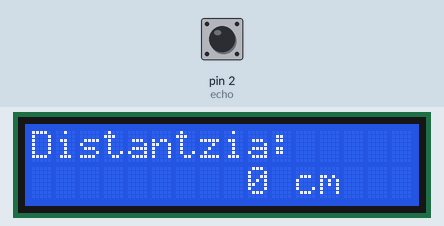
The sketch below on a simulated Arduino Uno, built with avr-gcc and run on an emulated ATmega328P. Parts: 16×2 character LCD. The inputs (shaded band) are chosen by the test bench; at power-on: pin 2 (echo) LOW. What the sketch prints to the serial monitor is not drawn.

Above: at 1.7 s.
1.8 s: pin 2 (echo) pulsed HIGH 2 times (0.12 s each, 0.3 s apart)
At 2.9 s:
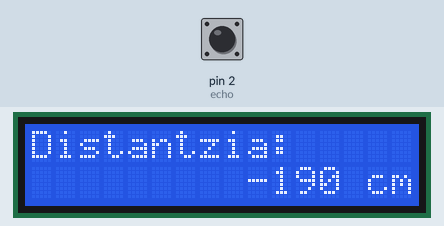
At 4.7 s:
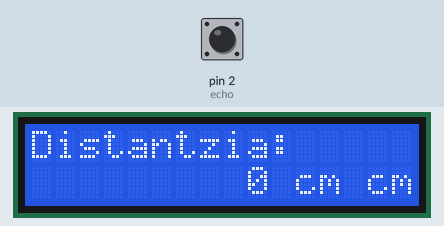
Timing chart, 0 to 6.2 s (numbered marks = the images above; inputs shaded):
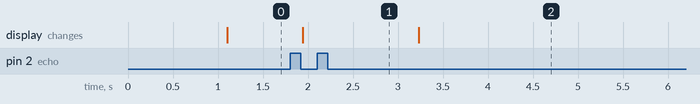

Measured:
- after the input at 1.8 s, the display: changes after 0.14 s (image 1)

The sketch:

echo.ino
```cpp
#include <Wire.h>
#include <LiquidCrystal_I2C.h>


LiquidCrystal_I2C lcd(0x27, 2, 1, 0, 4, 5, 6, 7, 3, POSITIVE);

int trig=3;
int echo=2;
int dist;

void ultrasoinua (int &distantzia) {
  digitalWrite(trig, LOW); //trig pina egonkortzeko LOW balioaz abiarazten da
  delay(10);

  //8 pultso jaurti
  digitalWrite (trig, HIGH); //bidali
  delay(10);
  digitalWrite(trig, LOW); //eten bidalketa

  /*seinaleak itzultzeko behar duen denbora neurtuko da.
  gero, segundu baten milaren partean 58 cm da soinuaren abiadura
  edo, segundu baten milaren partean 148 hatz-bete da soinuaren abiadura*/
  distantzia=pulseIn(echo, HIGH);
   Serial.print(distantzia);
  distantzia=distantzia/58;
  Serial.print(distantzia);

  lcd.setBacklight(HIGH);

  lcd.setCursor(0,0);
  lcd.print("Distantzia: ");
  lcd.setCursor(9,1);
  lcd.print(distantzia);
  lcd.print(" cm");
}

void setup() {
  // put your setup code here, to run once:
  lcd.begin(16,2);
  Serial.begin(9600);

  pinMode (trig, OUTPUT);
  pinMode (echo, INPUT);
}

void loop() {
  // put your main code here, to run repeatedly:
  ultrasoinua(dist);
  delay(250);
}
```
